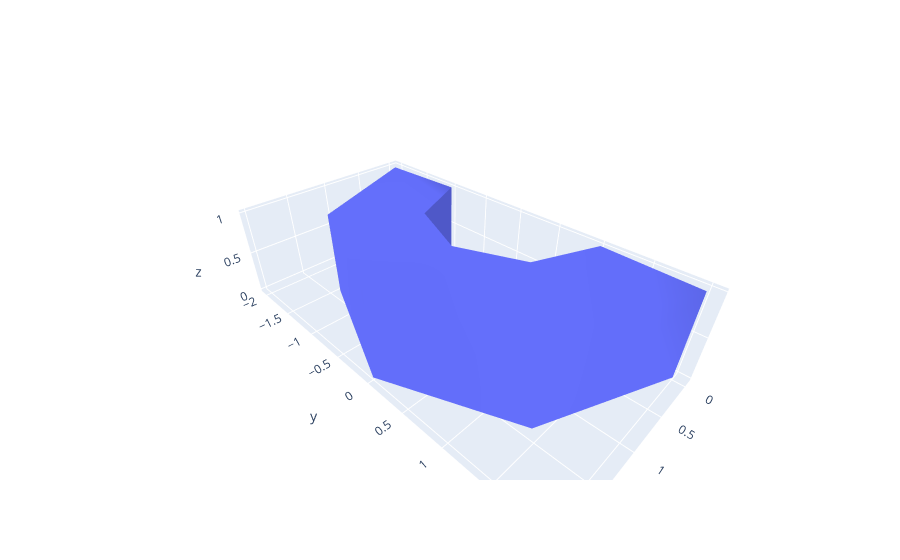

The cell this chart's notebook holds for it:
### Code cell
fig = go.Figure(data=[ # Функция построения 3D модели
    go.Mesh3d( # Функция для построения граней
        # Задаём координаты вершин
        x=x,
        y=y,
        z=z,
        
        # Задаём полигоны
        i=i,
        j=j,
        k=k,
        name='y',
        showscale=True
    )
])
fig.show()

### Figure 1 — Plotly figure (JSON) as saved in the notebook; plotly's stock layout.template omitted (floating-point values rounded to 4 significant figures)
{"data": [{"i": [0, 1, 2, 3, 6, 7, 8, 9, 10, 11, 12, 13, 16, 17, 18, 19, 15, 16, 17, 18, 6, 7, 8, 9, 10, 11, 12, 13, 1, 2, 3, 4, 0, 10, 4, 4], "j": [1, 2, 3, 4, 5, 6, 7, 8, 11, 12, 13, 14, 15, 16, 17, 18, 16, 17, 18, 19, 5, 6, 7, 8, 11, 12, 13, 14, 0, 1, 2, 3, 10, 15, 19, 9], "k": [5, 6, 7, 8, 1, 2, 3, 4, 15, 16, 17, 18, 11, 12, 13, 14, 5, 6, 7, 8, 16, 17, 18, 19, 0, 1, 2, 3, 11, 12, 13, 14, 5, 5, 14, 19], "name": "y", "showscale": true, "type": "mesh3d", "x": [1.225e-16, 1.414, 2, 1.414, 1.225e-16, 1.225e-16, 1.414, 2, 1.414, 1.225e-16, -0.05, 0.6571, 0.95, 0.6571, -0.05, -0.05, 0.6571, 0.95, 0.6571, -0.05], "y": [-2, -1.414, 0, 1.414, 2, -2, -1.414, 0, 1.414, 2, -1, -0.7071, 0, 0.7071, 1, -1, -0.7071, 0, 0.7071, 1], "z": [1, 1, 1, 1, 1, 0, 0, 0, 0, 0, 1, 1, 1, 1, 1, 0, 0, 0, 0, 0]}], "layout": {}}
